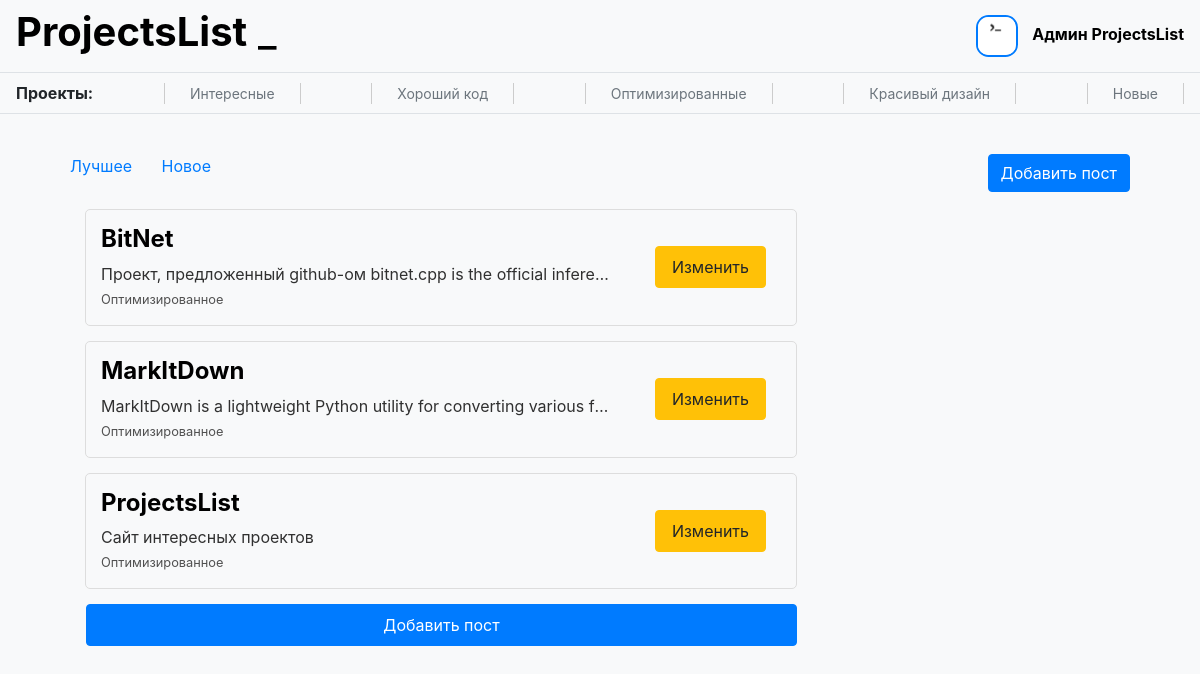
/optimized (signed in), run on an earlier commit of the app's database.
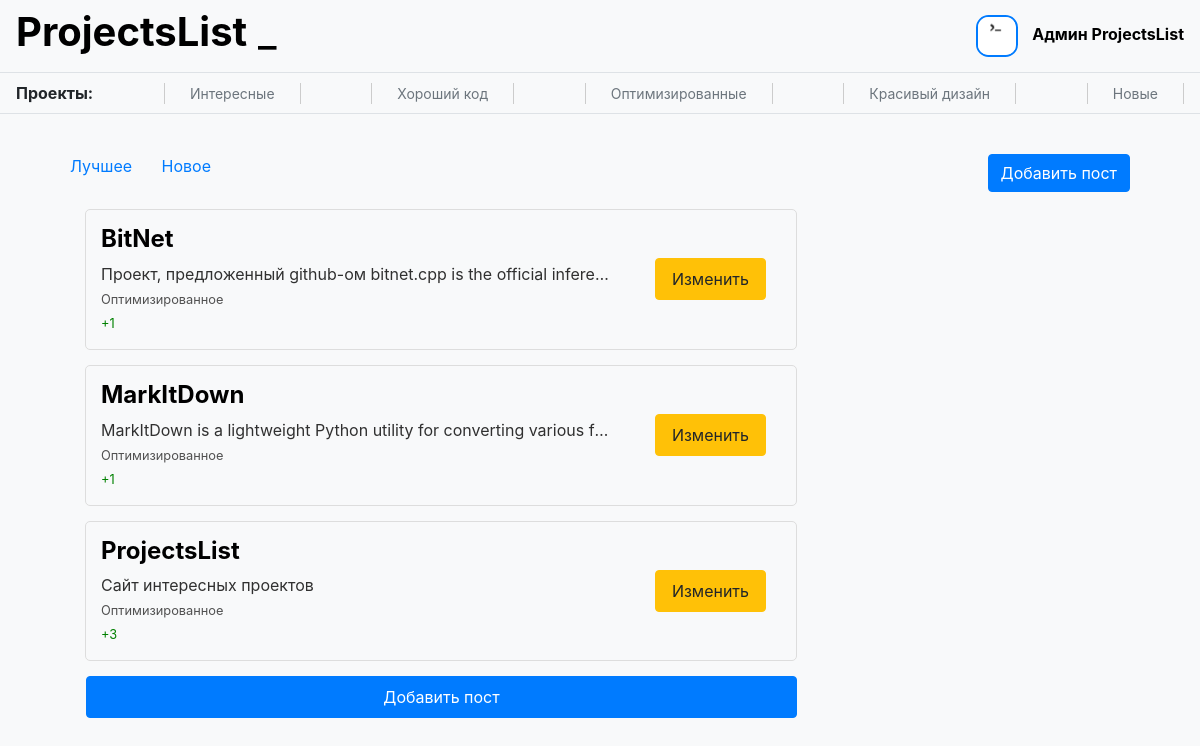
And on a later commit of the database.
### data/posts.py (models this page shows)
class Post(SqlAlchemyBase):
    __tablename__ = 'posts'
    id = sa.Column(sa.Integer, primary_key=True, autoincrement=True)
    title = sa.Column(sa.String)
    text = sa.Column(sa.String)
    project_link = sa.Column(sa.String)
    category = sa.Column(sa.String)
    like = sa.Column(sa.Integer, default=0)
    dislike = sa.Column(sa.Integer, default=0)
    create_time = sa.Column(sa.DateTime, default=datetime.now)
    author = sa.orm.relationship('User', back_populates='posts')
    author_id = sa.Column(sa.Integer, sa.ForeignKey('users.id'))
    users_who_liked = sa.orm.relationship('User', back_populates='liked_posts', secondary='rating_posts')
    comments = sa.orm.relationship('Comment', back_populates='post')

### server.py (the view)
@app.route('/<category>')
@app.route('/<category>/<filter>')
def posts_list(category, filter='new'):
    try:
        db = db_session.create_session()
        if category == 'interesting':
            posts = db.query(Post).filter(Post.category=='Интересное')
        elif category == 'goodcode':
            posts = db.query(Post).filter(Post.category=='Хороший код')
        elif category == 'optimized':
            posts = db.query(Post).filter(Post.category=='Оптимизированное')
        elif category == 'beautifuldesign':
            posts = db.query(Post).filter(Post.category=='Красивый дизайн')
        elif category == 'new':
            posts = db.query(Post).all()[::-1]
        else:
            flask.abort(404)
        if category != 'new':
            if filter == 'best':
                posts = posts.order_by(-(Post.like - Post.dislike)).all()
            else:
                posts = posts.all()
        return flask.render_template('posts_list.html', title='Посты', posts=posts, category=category)
    finally:
        db.close()

### data/db_session.py (called while the page is built)
def create_session() -> Session:
    global __factory
    return __factory()

### server.py (called while the page is built)
@login_manager.user_loader
def load_user(user_id):
    try:
        db = db_session.create_session()
        return db.query(User).get(user_id)
    finally:
        db.close()

### templates/posts_list.html
{% extends "base.html" %}
{% block content %}
<div class='container'>
    <p>
    <a class='filter' href='/{{category + '/best'}}'>Лучшее</a>
    <a class='filter' href='/{{category + '/new'}}'>Новое</a>
    {% if current_user.is_authenticated %}
    <a class='btn btn-primary' href='/add_post' style='float: right'>Добавить пост</a>
    {% endif %}
    </p>
    <div class='posts' style='display: inline-block'>
        {% for post in posts %}
            <div class='small-post'>
                <a href='posts/{{post.id}}' style='max-width: 75%'>
                    <div style='white-space: nowrap; overflow: hidden; text-overflow: ellipsis;'>
                        <h4>{{post.title}}</h4>
                        <p style='white-space: nowrap; overflow: hidden; text-overflow: ellipsis;'>{{post.text}}</p>
			<small>{{post.category}}</small>
			<p>
			{% if post.like > post.dislike %}
			<small style='color: green'>+{{ post.like - post.dislike }}</small>
			{% elif post.like < post.dislike %}
			<small style='color: red'>-{{ post.dislike - post.like }}</small>
			{% endif %}
			</p>
                    </div>
                </a>
                {% if current_user.id == post.author.id or current_user.id == 1 %}
                <div style='display: inline-block;'>
                    <a type='button' class='btn btn-warning' href='posts/edit/{{post.id}}'>Изменить</a>
                </div>
                {% endif %}
            </div>
        {% endfor %}
        {% if current_user.is_authenticated %}
        <a class='btn btn-primary' href='/add_post'>Добавить пост</a>
        {% endif %}
    </div>
</div>
{% endblock %}

What changed in the data, as far as the page shows it:
changed Post "BitNet": like 0 → 1 (drawn); post.like-post.dislike (not shown) → "1"
changed Post "MarkItDown": like 0 → 1 (drawn); post.like-post.dislike (not shown) → "1"
changed Post "ProjectsList": like 0 → 3 (drawn); post.like-post.dislike (not shown) → "3"
